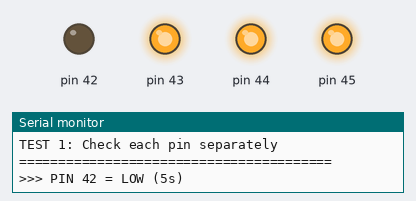
The sketch below on a simulated Arduino Mega 2560, built with avr-gcc and run on an emulated ATmega2560. On the bench: output pins drawn as LEDs (lit = HIGH), the last lines printed to the serial monitor.

Above: at 5.6 s.
At 12.6 s:
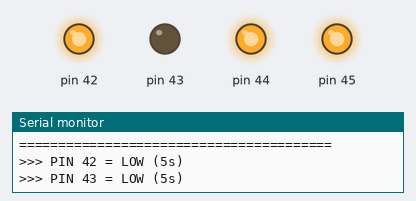
At 19.6 s:
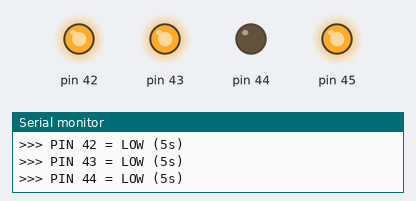
At 33.6 s:
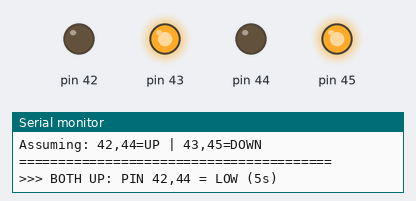
At 40.6 s:
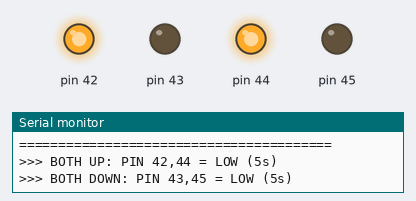
At 64.1 s:
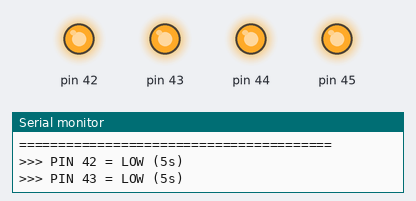
Timing chart, 0 to 65.5 s (numbered marks = the images above):
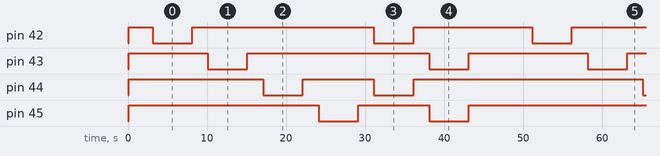

The sketch:

test_pins_42_45.ino
```cpp
/**
 * Arduino Mega #2 - Test Pins 42-45
 * Тестируем 4 пина для одного блока
 */

void setup() {
  Serial.begin(115200);
  delay(100);

  Serial.println("\n========================================");
  Serial.println("  TEST PINS 42-45 (First 4 pins)");
  Serial.println("========================================\n");

  pinMode(42, OUTPUT);
  pinMode(43, OUTPUT);
  pinMode(44, OUTPUT);
  pinMode(45, OUTPUT);

  // Начальное состояние - все HIGH (инверсная логика)
  digitalWrite(42, HIGH);
  digitalWrite(43, HIGH);
  digitalWrite(44, HIGH);
  digitalWrite(45, HIGH);

  Serial.println("[INIT] Pins 42-45 ready (all HIGH)\n");
  delay(3000);
}

void loop() {
  Serial.println("\n========================================");
  Serial.println("TEST 1: Check each pin separately");
  Serial.println("========================================\n");

  // Тест каждого пина отдельно (LOW = ON)
  Serial.println(">>> PIN 42 = LOW (5s)");
  digitalWrite(42, LOW);
  delay(5000);
  digitalWrite(42, HIGH);
  delay(2000);

  Serial.println(">>> PIN 43 = LOW (5s)");
  digitalWrite(43, LOW);
  delay(5000);
  digitalWrite(43, HIGH);
  delay(2000);

  Serial.println(">>> PIN 44 = LOW (5s)");
  digitalWrite(44, LOW);
  delay(5000);
  digitalWrite(44, HIGH);
  delay(2000);

  Serial.println(">>> PIN 45 = LOW (5s)");
  digitalWrite(45, LOW);
  delay(5000);
  digitalWrite(45, HIGH);
  delay(2000);

  Serial.println("\n========================================");
  Serial.println("TEST 2: Try both actuators UP");
  Serial.println("Assuming: 42,44=UP | 43,45=DOWN");
  Serial.println("========================================\n");

  Serial.println(">>> BOTH UP: PIN 42,44 = LOW (5s)");
  digitalWrite(42, LOW);
  digitalWrite(44, LOW);
  delay(5000);
  digitalWrite(42, HIGH);
  digitalWrite(44, HIGH);
  delay(2000);

  Serial.println(">>> BOTH DOWN: PIN 43,45 = LOW (5s)");
  digitalWrite(43, LOW);
  digitalWrite(45, LOW);
  delay(5000);
  digitalWrite(43, HIGH);
  digitalWrite(45, HIGH);
  delay(3000);

  Serial.println("\n========================================");
  Serial.println("CYCLE COMPLETE!");
  Serial.println("Did pins 42-45 control any actuators?");
  Serial.println("Repeating in 5s...");
  Serial.println("========================================\n");
  delay(5000);
}
```

Measured:
- by itself, pin 42, pin 43: repeats every 48.0 s: HIGH 23.0 s, LOW 5.0 s, HIGH 15.0 s, LOW 5.0 s
- by itself, pin 44, pin 45: repeats every 48.0 s: HIGH 9.0 s, LOW 5.0 s, HIGH 29.0 s, LOW 5.0 s
- by itself, everything shown: repeats every 48.0 s, in 12 steps
